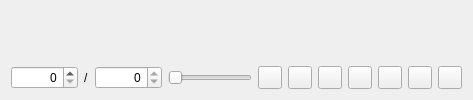
  <widget class="QWidget" name="centralwidget">
   <layout class="QVBoxLayout" name="verticalLayout">
    <item>
     <widget class="QWidget" name="centralW" native="true">
      <property name="sizePolicy">
       <sizepolicy hsizetype="Preferred" vsizetype="Expanding">
        <horstretch>0</horstretch>
        <verstretch>0</verstretch>
       </sizepolicy>
      </property>
     </widget>
    </item>
    <item>
     <layout class="QHBoxLayout" name="horizontalLayout">
      <item>
       <widget class="QSpinBox" name="snapshotSB">
        <property name="sizePolicy">
         <sizepolicy hsizetype="Minimum" vsizetype="Fixed">
          <horstretch>0</horstretch>
          <verstretch>0</verstretch>
         </sizepolicy>
        </property>
        <property name="alignment">
         <set>Qt::AlignRight|Qt::AlignTrailing|Qt::AlignVCenter</set>
        </property>
        <property name="maximum">
         <number>1000000</number>
        </property>
       </widget>
      </item>
      <item>
       <widget class="QLabel" name="label">
        <property name="text">
         <string>/</string>
        </property>
       </widget>
      </item>
      <item>
       <widget class="QSpinBox" name="numOfSnapshotsSB">
        <property name="alignment">
         <set>Qt::AlignRight|Qt::AlignTrailing|Qt::AlignVCenter</set>
        </property>
        <property name="readOnly">
         <bool>true</bool>
        </property>
        <property name="maximum">
         <number>1000000</number>
        </property>
       </widget>
      </item>
      <item>
       <widget class="QSlider" name="snapshotSL">
        <property name="orientation">
         <enum>Qt::Horizontal</enum>
        </property>
       </widget>
      </item>
      <item>
       <widget class="QToolButton" name="firstSnapshotPB">
        <property name="text">
         <string/>
        </property>
        <property name="icon">
         <iconset>
          <normaloff>:/images/TrajectoryProject/05.trajectory/FirstSnapshot.svg</normaloff>:/images/TrajectoryProject/05.trajectory/FirstSnapshot.svg</iconset>
        </property>
       </widget>
      </item>
      <item>
       <widget class="QToolButton" name="prevSnapshotPB">
        <property name="text">
         <string/>
        </property>
        <property name="icon">
         <iconset>
          <normaloff>:/images/TrajectoryProject/05.trajectory/PrevSnapshot.svg</normaloff>:/images/TrajectoryProject/05.trajectory/PrevSnapshot.svg</iconset>
        </property>
       </widget>
      </item>
      <item>
       <widget class="QToolButton" name="playPB">
        <property name="text">
         <string/>
        </property>
        <property name="icon">
         <iconset>
          <normaloff>:/images/TrajectoryProject/05.trajectory/Play.svg</normaloff>:/images/TrajectoryProject/05.trajectory/Play.svg</iconset>
        </property>
       </widget>
      </item>
      <item>
       <widget class="QToolButton" name="pausePB">
        <property name="text">
         <string/>
        </property>
        <property name="icon">
         <iconset>
          <normaloff>:/images/TrajectoryProject/05.trajectory/Pause.svg</normaloff>:/images/TrajectoryProject/05.trajectory/Pause.svg</iconset>
        </property>
       </widget>
      </item>
      <item>
       <widget class="QToolButton" name="stopPB">
        <property name="text">
         <string/>
        </property>
        <property name="icon">
         <iconset>
          <normaloff>:/images/TrajectoryProject/05.trajectory/Stop.svg</normaloff>:/images/TrajectoryProject/05.trajectory/Stop.svg</iconset>
        </property>
       </widget>
      </item>
      <item>
       <widget class="QToolButton" name="nextSnapshotPB">
        <property name="text">
         <string/>
        </property>
        <property name="icon">
         <iconset>
          <normaloff>:/images/TrajectoryProject/05.trajectory/NextSnapshot.svg</normaloff>:/images/TrajectoryProject/05.trajectory/NextSnapshot.svg</iconset>
        </property>
       </widget>
      </item>
      <item>
       <widget class="QToolButton" name="lastSnapshotPB">
        <property name="text">
         <string/>
        </property>
        <property name="icon">
         <iconset>
          <normaloff>:/images/TrajectoryProject/05.trajectory/LastSnapshot.svg</normaloff>:/images/TrajectoryProject/05.trajectory/LastSnapshot.svg</iconset>
        </property>
       </widget>
      </item>
     </layout>
    </item>
   </layout>
  </widget>
